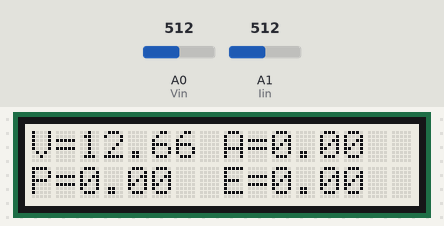
Bench run of a sketch on a simulated Arduino Uno, built with avr-gcc and run on an emulated ATmega328P. On the bench: 16×2 character LCD. Inputs (shaded band) come from the test bench; at power-on: A0 (Vin) = 512, A1 (Iin) = 512. What the sketch prints to the serial monitor is not drawn.

Above: at 4.7 s.
4.8 s: A0 (Vin) set to 716
At 7.2 s:
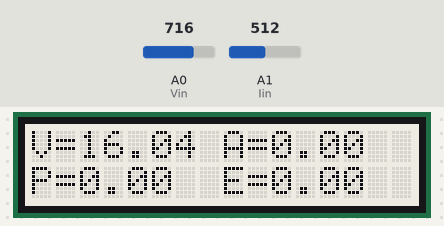
7.5 s: A1 (Iin) set to 716
At 8.9 s:
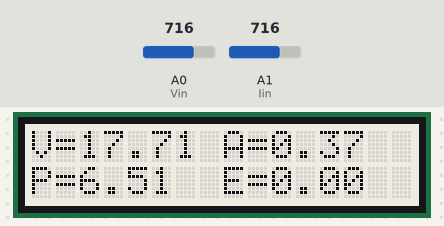
10.5 s: A0 (Vin) set to 900
At 12.9 s:
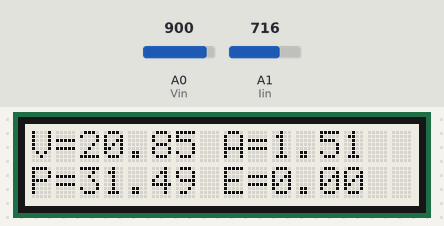
13.3 s: A1 (Iin) set to 900
At 14.3 s:
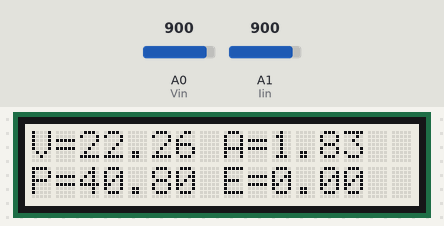
16.3 s: A0 (Vin) set to 1023
At 18.6 s:
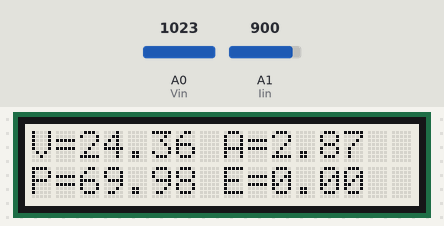
Timing chart, 0 to 18.2 s (numbered marks = the images above; inputs shaded):
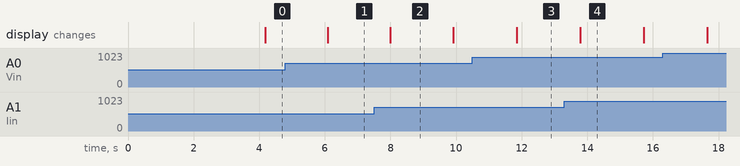

The sketch:

EnergyMeter.ino
```cpp
// Code as been edited so the only serial communication is meant for python interpreter


#include <Wire.h>
#include "rgb_lcd.h"


#define Vin A0
#define Iin A1
rgb_lcd lcd;

float current;
float current_avg;
float voltage;
float voltage_avg;
float zero=2.5;
float energy_Joules = 0.0;
float energy_kwh = 0.0;

void setup() {


  Serial.begin(115200);
  pinMode(Vin,INPUT);
  pinMode(Iin,INPUT);
  // setting up the lcd
  lcd.begin(16, 2);
    lcd.setRGB(237,234,222);
    lcd.setCursor(0,0);
    lcd.print("V=");
    lcd.setCursor(8,0);
    lcd.print("A=");
    lcd.setCursor(0,1);
    lcd.print("P=");
    lcd.setCursor(8,1);
    lcd.print("E=");
  // Serial.println(zero);
  calibrate();
  // Serial.println(zero);
  delay(2000);
}

void loop() {
  current=0.00;
  voltage=0.00;
  for ( int i =0;i<300;i++){
    current += getCurrent();
    voltage += getVoltages();

    delay(5);

    Serial.print(current);
    Serial.print(",");
    Serial.println(voltage);
  }
  current_avg = current / 300.00;
  voltage_avg = voltage / 300.00;
  if(current_avg<0.1 && current_avg>-0.1){current_avg=0.000;}
  // Serial.print("    Volatges = ");
  // Serial.print(voltage_avg);
  lcd.setCursor(2, 0);
  lcd.print(voltage_avg);
  // Serial.print("                Current = ");
  lcd.setCursor(10, 0);
  lcd.print(current_avg);
  // Serial.print(current_avg);
  // Serial.print("                Power = ");
  // Serial.print(getPower());
  lcd.setCursor(2, 1);
  lcd.print(getPower());
  // Serial.print("                energy = ");
  // Serial.println(energy_Joules);
  lcd.setCursor(10, 1);
  lcd.print(energy_kwh);
  update_energy();
}

float getVoltages(){
  float adc= analogRead(Vin);
  float voltages = (adc/1023)*5.0*5.06;
  return voltages;
}


float getCurrent(){
  float adc=analogRead(Iin);
  float vin=adc*5.0/1023.0;
  float current=(vin-zero)/0.66;   // 30A current sensor
  if(current<0.1 && current>-0.1){current=0.000;}
  return abs(current);
}


void calibrate(){
  float current=0.00;
  float current_avg;
  for ( int i =0;i<100;i++){
  float adc=analogRead(Iin);
  current += adc*5.0/1023.0;
    delay(2);
  }
  Serial.println(current);
  current_avg = current / 100.00;
  zero = current_avg;
}

float getPower(){
  float power =0.0;
  power = current_avg * voltage_avg; // watts
  return power;
}

void update_energy(){
    static uint32_t last_sample_time;
    uint32_t now = millis();
    uint32_t delta_t = now - last_sample_time; // delta in milli seconds
    Serial.println(delta_t);
    float power = getPower();
    energy_Joules += (power * delta_t) / 1000.0;
    energy_kwh += (power * delta_t) / 3600000000.0 ;
    last_sample_time = now;
}
```

Measured:
- after the input at 4.8 s, the display: changes after 1.3 s (image 1)
- after the input at 7.5 s, the display: changes after 0.49 s (image 2)
- after the input at 10.5 s, the display: changes after 1.3 s (image 3)
- after the input at 13.3 s, the display: changes after 0.48 s (image 4)
- what the display in image 2 shows lasts 1.9 s, from 8.0 s to 9.9 s
